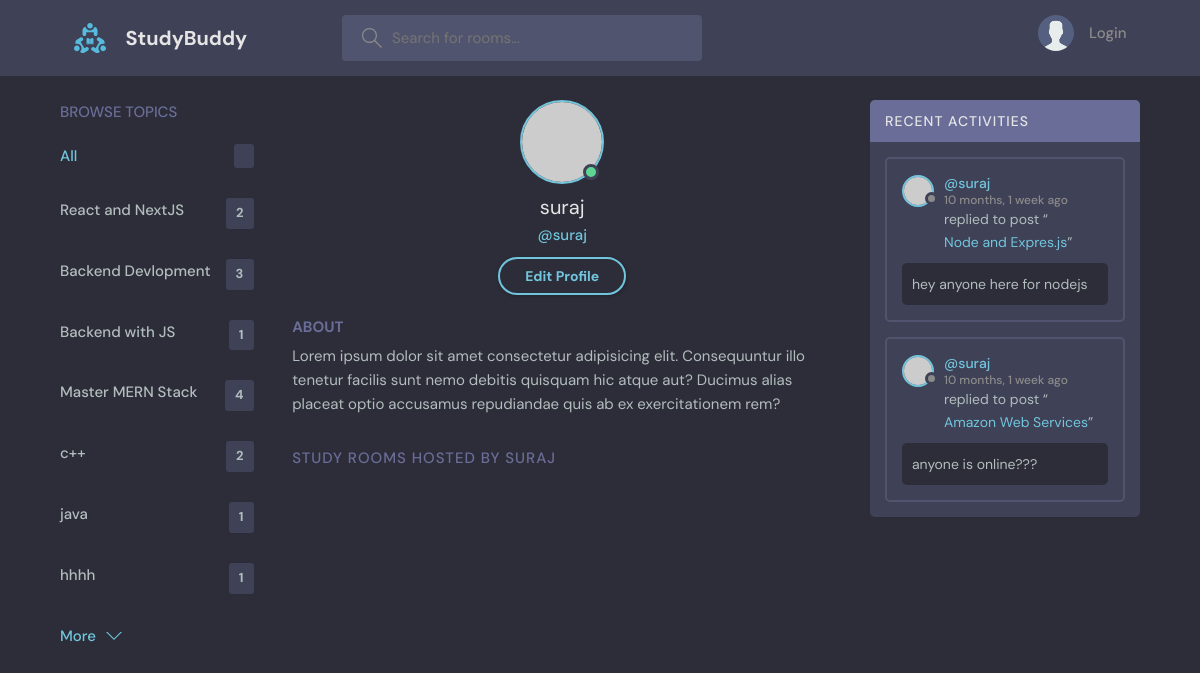
Screenshot of /profile/6/ with the database file from the repository.
### base/models.py (models this page shows, shortened)
class Topic(models.Model):
    name = models.CharField(max_length=200)

class Message(models.Model):
    user = models.ForeignKey(User,on_delete=models.CASCADE)
    room = models.ForeignKey(Room, on_delete=models.CASCADE)
    body = models.TextField()
    updated = models.DateTimeField(auto_now=True)
    created = models.DateTimeField(auto_now_add=True)
    class Meta:
        ordering = ['-updated','-created']
    def __str__(self):
        return self.body[0:50]

class Room(models.Model):
    host=models.ForeignKey(User,on_delete=models.SET_NULL,null=True)
    topic=models.ForeignKey(Topic,on_delete=models.SET_NULL,null=True)
    name=models.CharField(max_length=200)
    description = models.TextField(null=True,blank= True)
    participants = models.ManyToManyField(User,related_name='participants',blank=True)
    updated = models.DateTimeField(auto_now=True)
    created = models.DateTimeField(auto_now_add=True)
    class Meta:
        ordering = ['-updated','-created']
    def __str__(self):
        return self.name

### base/views.py (the view)
# urls.py: path("profile/<str:pk>/",views.userProfile,name="user-profile"),
def userProfile(request,pk):
    user= User.objects.get(id=pk)
    rooms= user.room_set.all()
    room_messages = user.message_set.all()
    topics = Topic.objects.all()
    context={'user':user,'rooms':rooms,'room_messages':room_messages,'topics':topics}
    return render(request,'base/profile.html',context)

### base/templates/base/profile.html (shortened to what this page needs)
{% extends 'main.html'%}
{% block content%}
  <main class="profile-page layout layout--3">
    <div class="container">
      {% include 'base/topic_component.html' %}
      <div class="roomList">
        <div class="profile">
          <div class="profile__avatar">
            <div class="avatar avatar--large active">
              <img src="https://randomuser.me/api/portraits/men/11.jpg" />
            </div>
          </div>
          <div class="profile__info">
            <h3>{{user.username}}</h3>
            <p>@{{user.username}}</p>
            <a href="edit-user.html" class="btn btn--main btn--pill">Edit Profile</a>
          </div>
          <div class="profile__about">
            <h3>About</h3>
            <p>
              Lorem ipsum dolor sit amet consectetur adipisicing elit. Consequuntur illo tenetur
              facilis sunt nemo debitis quisquam hic atque aut? Ducimus alias placeat optio
              accusamus repudiandae quis ab ex exercitationem rem?
            </p>
          </div>
        </div>
        <div class="roomList__header">
          <div>
            <h2>Study Rooms Hosted by {{user.username}}</a>
            </h2>
          </div>
        </div>
      </div>
       {% include 'base/activity_component.html' %}
    </div>
  </main>
{%endblock content%}

### base/templates/base/topic_component.html
 <div class="topics">
          <div class="topics__header">
            <h2>Browse Topics</h2>
          </div>
          <ul class="topics__list">
            <li>
              <a href="{% url 'home'%}" class="active">All <span>{{room_count}}</span></a>
            </li>
            {% for topic in topics %}
            <li>
              <a href="{% url 'home' %}?q={{topic.name}}">{{topic.name}} <span>{{topic.room_set.all.count}}</span></a>
            </li>
             {% endfor %}
          </ul>
          <a class="btn btn--link" href="topics.html">
            More
            <svg version="1.1" xmlns="http://www.w3.org/2000/svg" width="32" height="32" viewBox="0 0 32 32">
              <title>chevron-down</title>
              <path d="M16 21l-13-13h-3l16 16 16-16h-3l-13 13z"></path>
            </svg>
          </a>
        </div>

### base/templates/base/activity_component.html (shortened to what this page needs)
<div class="activities">
          <div class="activities__header">
            <h2>Recent Activities</h2>
          </div>
          {% for message in room_messages%}
          <div class="activities__box">
            <div class="activities__boxHeader roomListRoom__header">
              <a href="{% url 'user-profile' message.user.id %}" class="roomListRoom__author">
                <div class="avatar avatar--small">
                  <img src="https://randomuser.me/api/portraits/women/11.jpg" />
                </div>
                <p>
                  @{{message.user}}
                  <span>{{message.created | timesince}} ago</span>
                </p>
              </a>
            </div>
            <div class="activities__boxContent">
              <p>replied to post “<a href="{% url 'room' message.room.id %}">{{message.room}}</a>”</p>
              <div class="activities__boxRoomContent">
               {{message}}
              </div>
            </div>
          </div>
          {% endfor %}
        </div>

### rows the page displays
Topic: name "React and NextJS", room_set.all.count "2"
Topic: name "Backend Devlopment", room_set.all.count "3"
Topic: name "Backend with JS", room_set.all.count "1"
Topic: name "Master MERN Stack", room_set.all.count "4"
Topic: name "c++", room_set.all.count "2"
Topic: name "java", room_set.all.count "1"
Topic: name "hhhh", room_set.all.count "1"
Message: user "suraj", created "10 months, 1 week", room "Node and Expres.js", body "hey anyone here for nodejs"
Message: user "suraj", created "10 months, 1 week", room "Amazon Web Services", body "anyone is online???"

### other values shown
{{ user.username }} "suraj"
{{ user.username }} "SURAJ"
